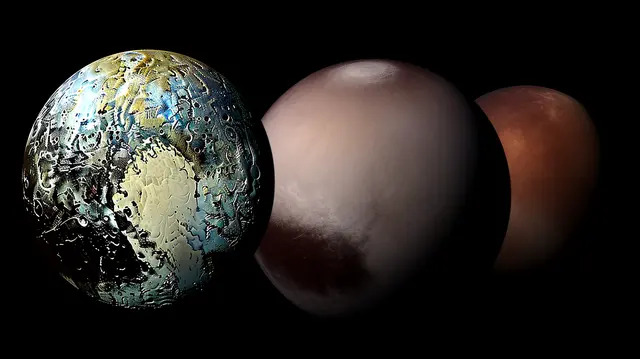
#> input picture lab3/resim1.jpg, 640 x 359 px
$ python lab3_2.py
#> lines starting #> are read from the running program, lines starting #| are printed output that depends on the picture; after the words box and inside, x2 and y2 are one past the last pixel; in counts of white or black regions, pixels touching at a corner belong together
# -*- coding: utf-8 -*-
import cv2
import numpy as np

# 1. ADIM: RESMİ OKU VE TUVAL HAZIRLA
img = cv2.imread('resim1.jpg')
#> img is the input picture: shape (359, 640, 3); mean B, G, R 35.4, 39, 42.8

if img is not None:
    y, x = img.shape[:2] # Resmin yükseklik ve genişliğini al
#> y = 359; x = 640

    # 2. ADIM: MASKE ÜRETME (Siyah Tuval)
    # Resimle aynı boyutta, içi 0 (Siyah) dolu tek kanallı bir matris.
    mask = np.zeros((y, x), dtype=np.uint8)

    # 3. ADIM: MASKE ÜZERİNE BEYAZ DAİRE ÇİZ
    # (x//2, y//2) -> Merkeze çiz, 150 -> Yarıçap, 255 -> Beyaz, -1 -> İçini doldur
    cv2.circle(mask, (x//2, y//2), 150, 255, -1)
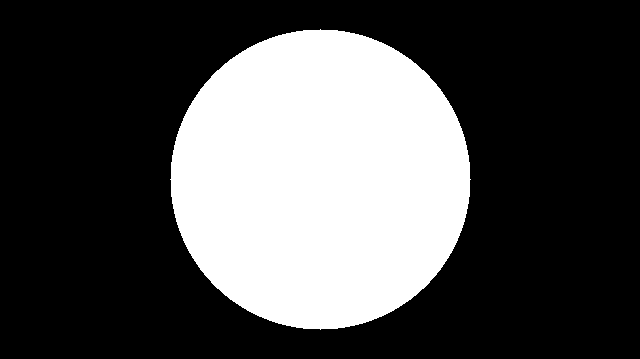
#> mask: shape (359, 640); 30.8% white; 1 white region, box (x1, y1, x2, y2) and area: (170, 29, 471, 330) 70681

    # 4. ADIM: BITWISE AND (Ve İşlemi)
    # Resmin sadece maske üzerindeki beyaz (255) alana denk gelen kısmını tutar.
    # Formül: Görüntü AND Maske = Sadece maskenin olduğu yer görünür.
    sonuc = cv2.bitwise_and(img, img, mask=mask)
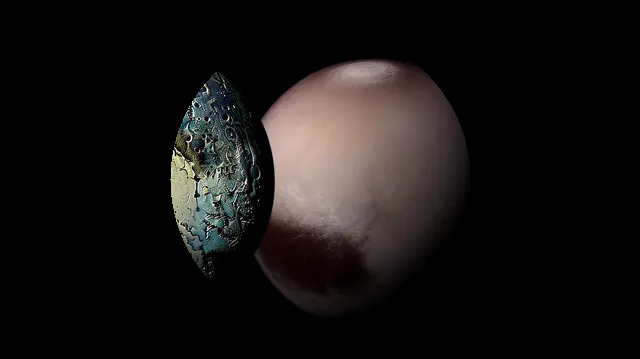
#> sonuc: shape (359, 640, 3); mean B, G, R 17.8, 18.9, 21.4

    # 5. ADIM: NEGATİF ALMA (Tersleme)
    # Tüm renklerin zıttını alır (255 - piksel_degeri).
    negatif = cv2.bitwise_not(img)
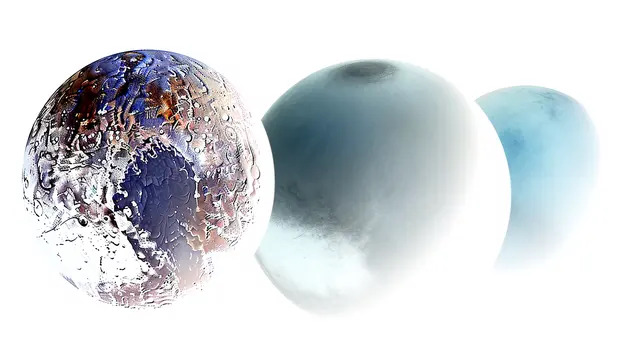
#> negatif: shape (359, 640, 3); mean B, G, R 219.6, 216, 212.2

    cv2.imshow('Maskeli Sonuc', sonuc)
    cv2.imshow('Negatif Goruntu', negatif)

$ run again, with lab3/zaman1.png saved as lab3/resim1.jpg
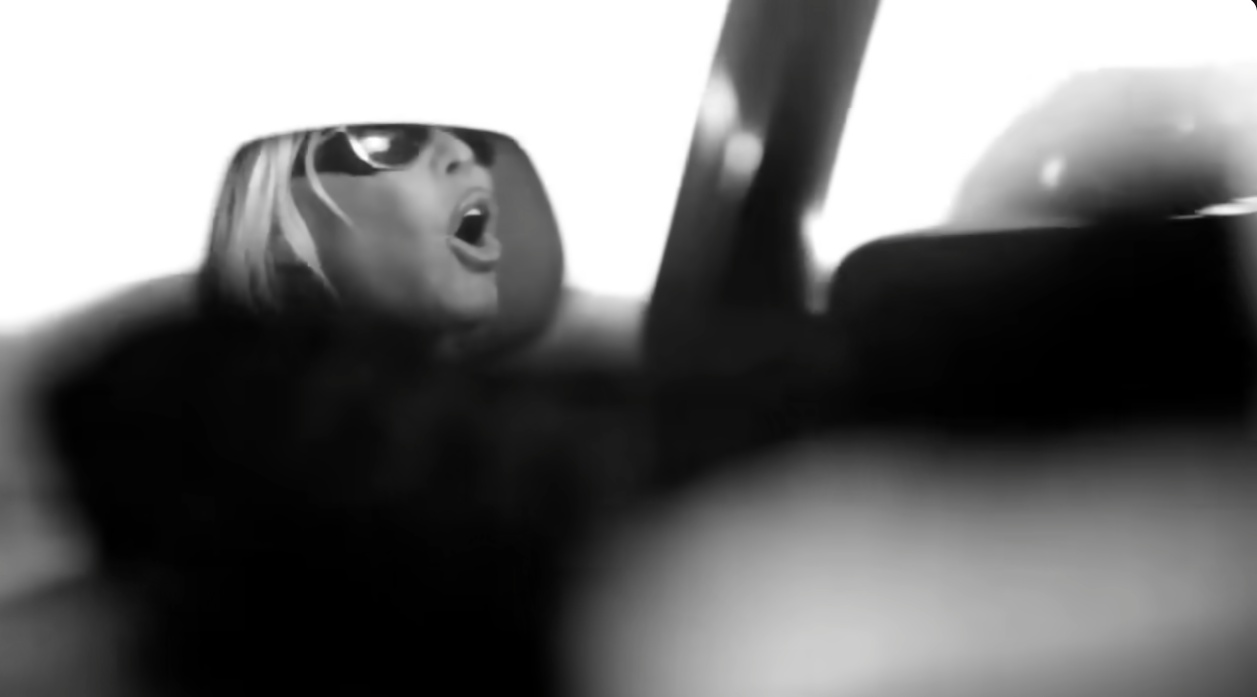
#> input picture lab3/zaman1.png, 1257 x 697 px
#> img is the input picture: shape (697, 1257, 3); mean B, G, R 109.8, 109.8, 109.8
#> `cv2.circle(mask, (x//2, y//2), 150, 255, -1)`:
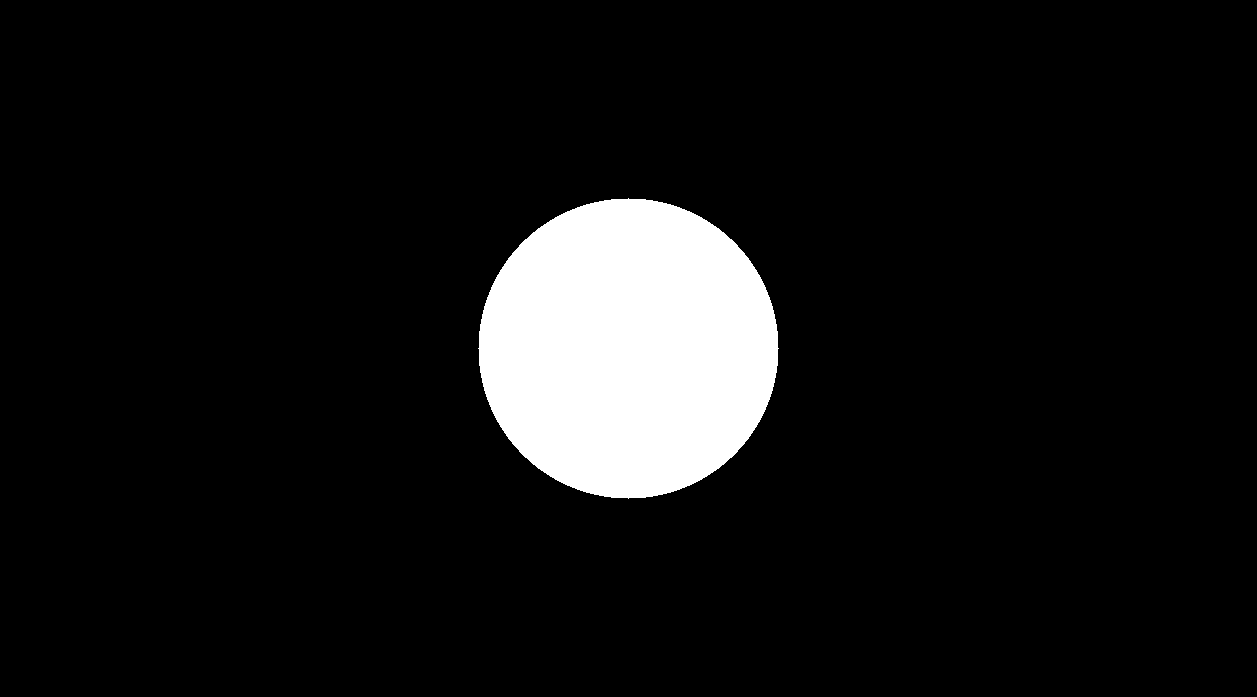
#> mask: shape (697, 1257); 8.1% white; 1 white region, box (x1, y1, x2, y2) and area: (478, 198, 779, 499) 70681
#> `negatif = cv2.bitwise_not(img)`:
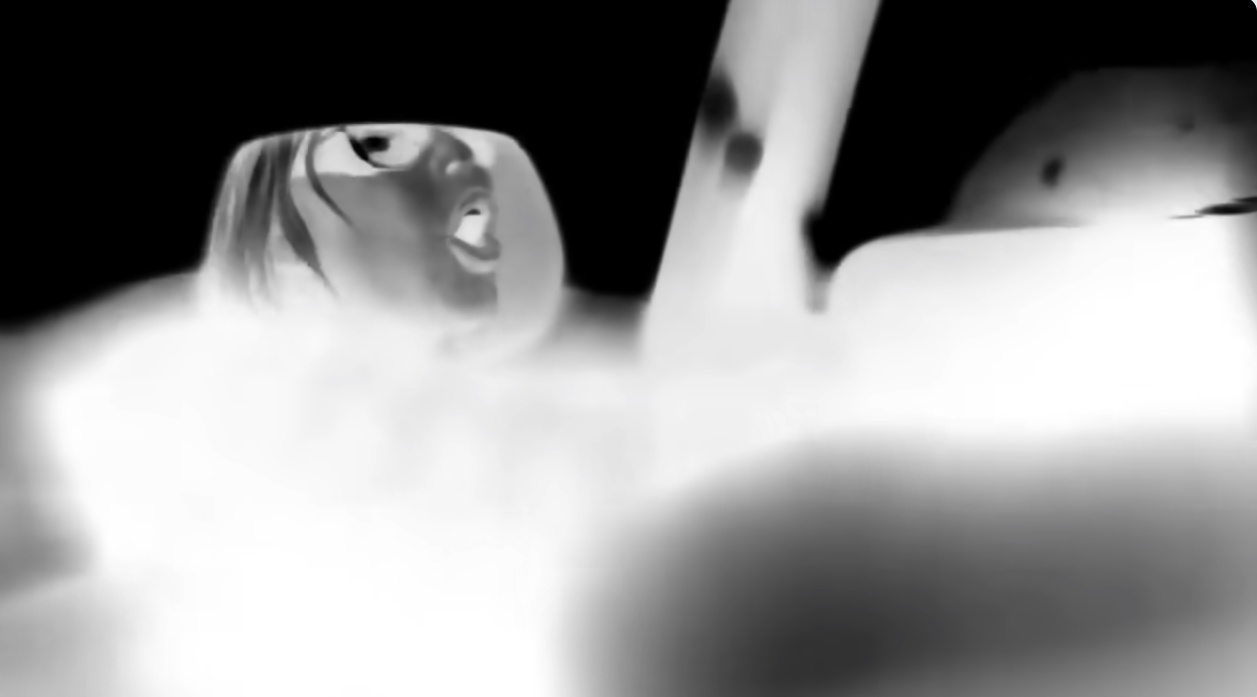
#> negatif: shape (697, 1257, 3); mean B, G, R 145.2, 145.2, 145.2

$ run again, with lab3/zaman2.png saved as lab3/resim1.jpg
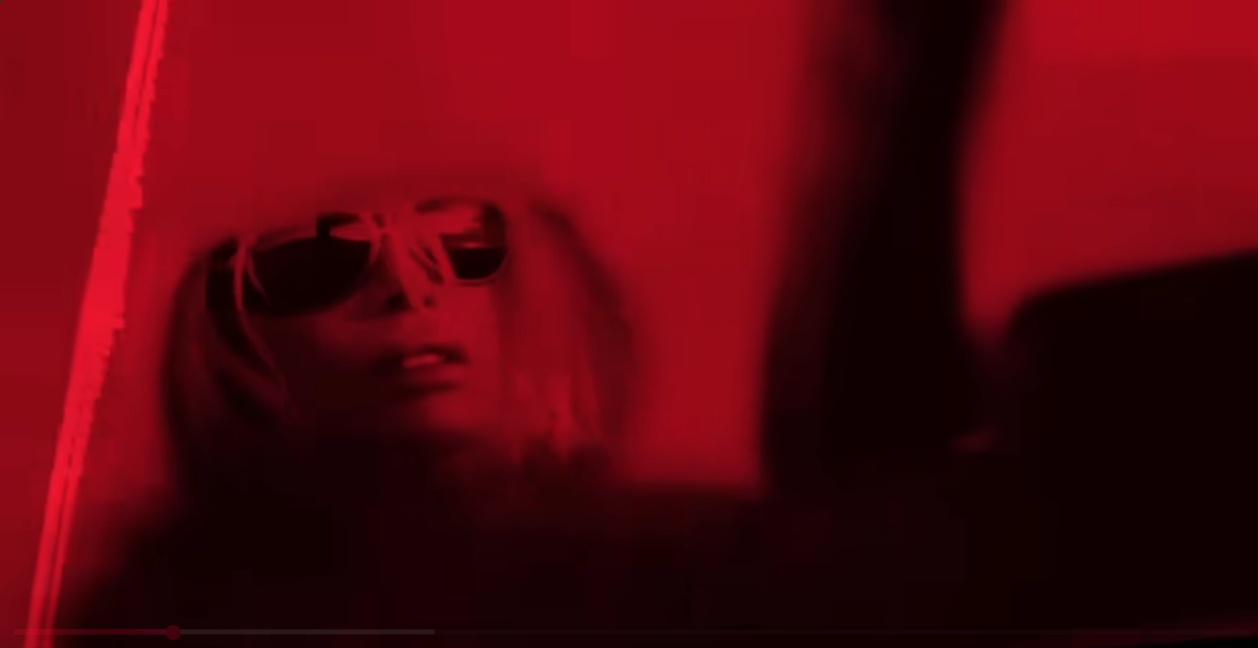
#> input picture lab3/zaman2.png, 1258 x 648 px
#> img is the input picture: shape (648, 1258, 3); mean B, G, R 13.8, 5.5, 88.2
#> `cv2.circle(mask, (x//2, y//2), 150, 255, -1)`:
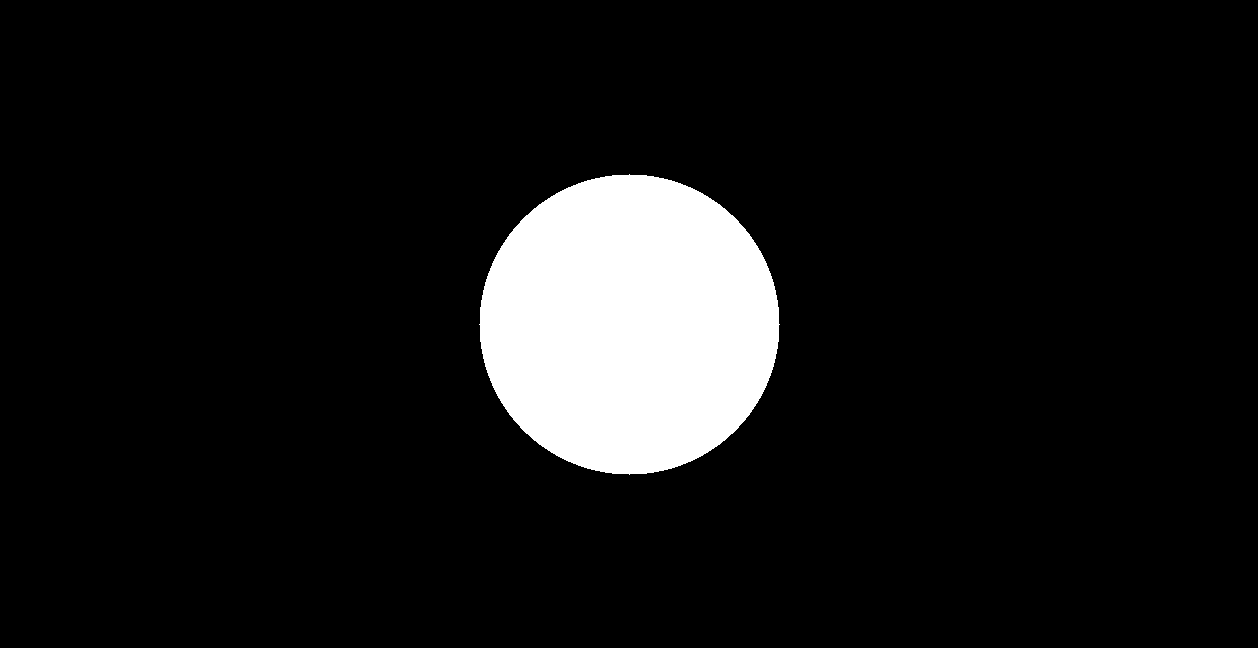
#> mask: shape (648, 1258); 8.7% white; 1 white region, box (x1, y1, x2, y2) and area: (479, 174, 780, 475) 70681
#> `negatif = cv2.bitwise_not(img)`:
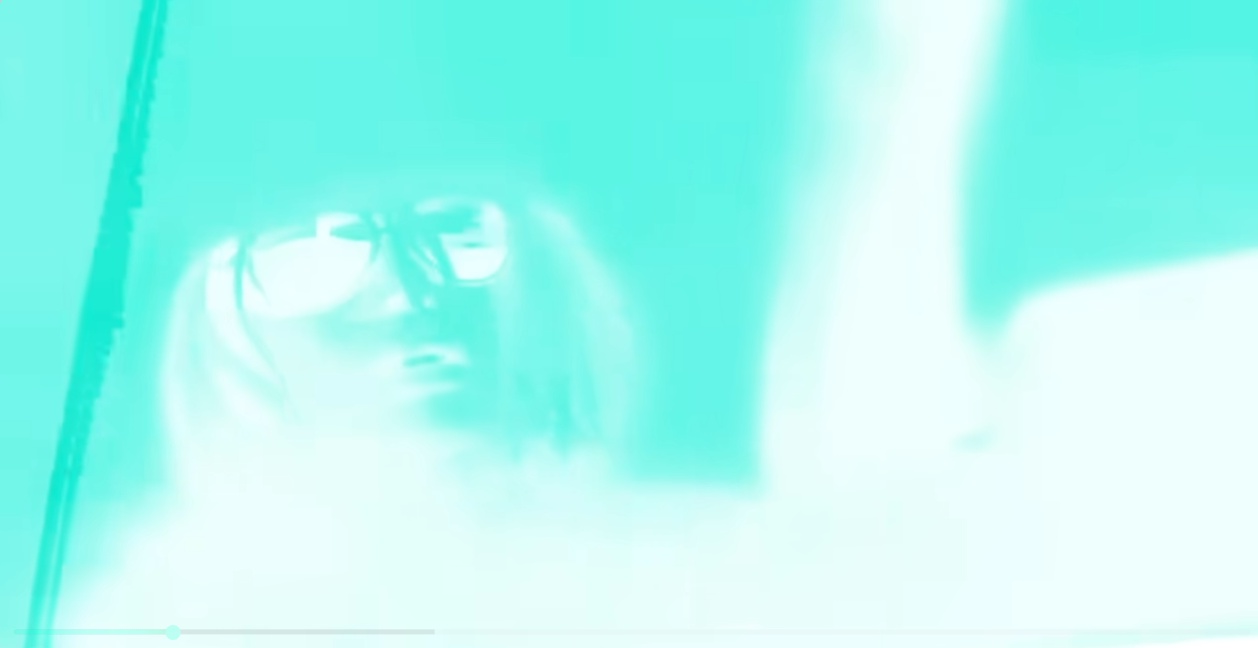
#> negatif: shape (648, 1258, 3); mean B, G, R 241.2, 249.5, 166.8
